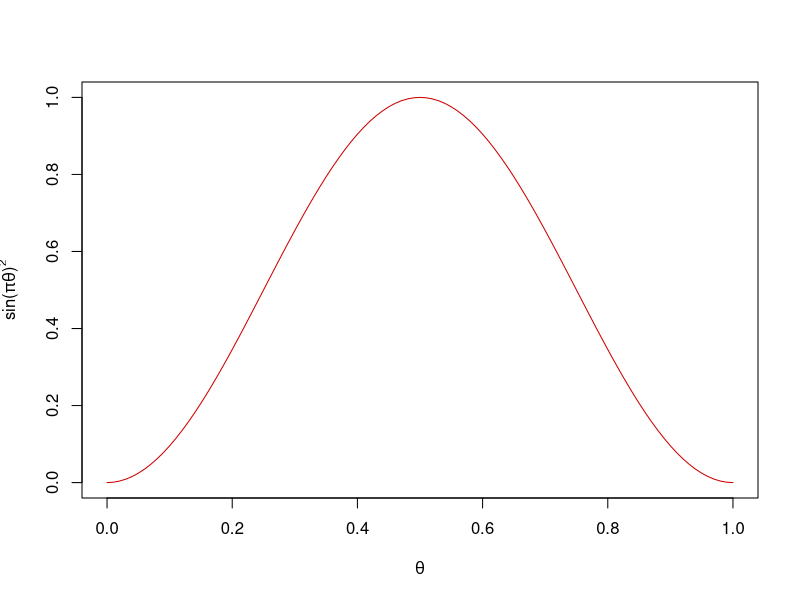

Recreate this plot in R.
## ---- chunk 1
curve(sin(x*pi)^2,col="red3",
      xlab=expression(theta),ylab=expression(paste("sin(",pi,"",theta,")"^2)))
